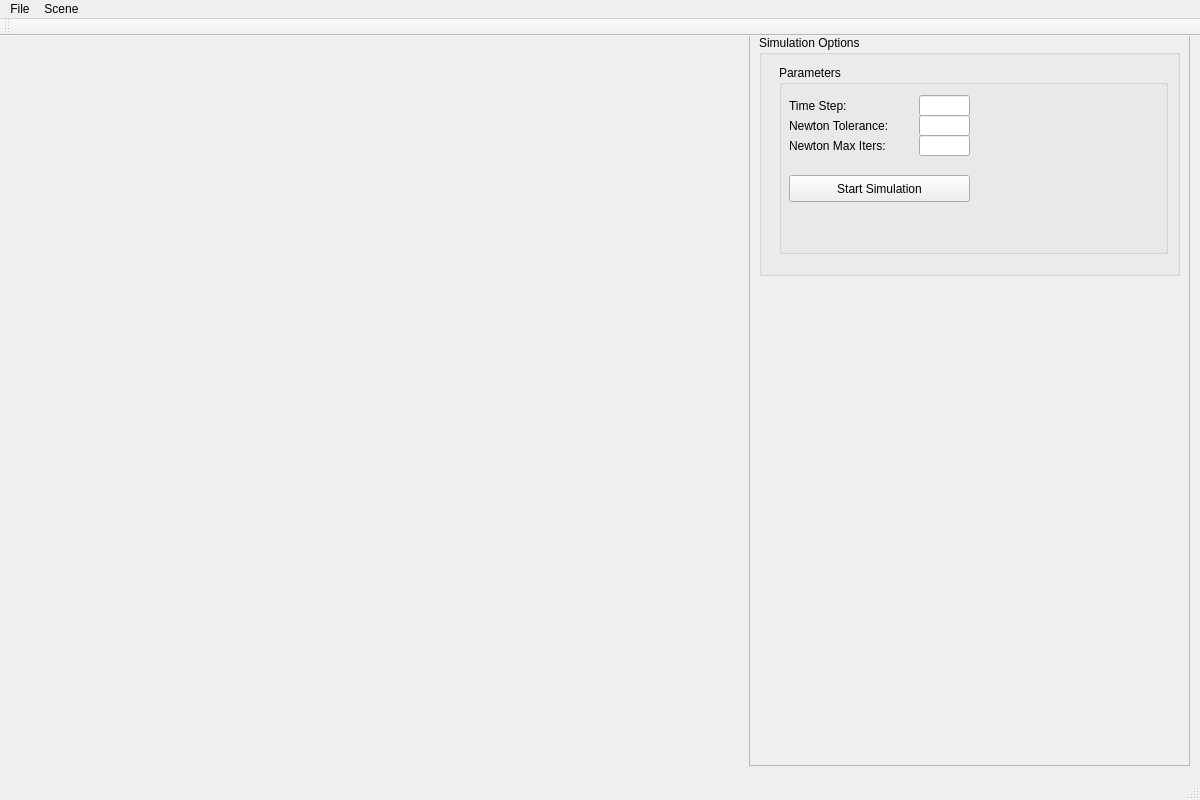
<?xml version="1.0" encoding="UTF-8"?>
<ui version="4.0">
 <class>MainWindow</class>
 <widget class="QMainWindow" name="MainWindow">
  <property name="geometry">
   <rect>
    <x>0</x>
    <y>0</y>
    <width>1200</width>
    <height>800</height>
   </rect>
  </property>
  <property name="windowTitle">
   <string>Universe of Goo</string>
  </property>
  <widget class="QWidget" name="centralWidget">
   <widget class="GLPanel" name="GLWidget" native="true">
    <property name="geometry">
     <rect>
      <x>10</x>
      <y>0</y>
      <width>731</width>
      <height>731</height>
     </rect>
    </property>
    <property name="sizePolicy">
     <sizepolicy hsizetype="Fixed" vsizetype="Fixed">
      <horstretch>0</horstretch>
      <verstretch>0</verstretch>
     </sizepolicy>
    </property>
   </widget>
   <widget class="QFrame" name="parameterFrame">
    <property name="geometry">
     <rect>
      <x>749</x>
      <y>-1</y>
      <width>441</width>
      <height>731</height>
     </rect>
    </property>
    <property name="frameShape">
     <enum>QFrame::StyledPanel</enum>
    </property>
    <property name="frameShadow">
     <enum>QFrame::Raised</enum>
    </property>
    <widget class="QGroupBox" name="simOptionsBox">
     <property name="geometry">
      <rect>
       <x>10</x>
       <y>0</y>
       <width>421</width>
       <height>241</height>
      </rect>
     </property>
     <property name="title">
      <string>Simulation Options</string>
     </property>
     <widget class="QWidget" name="horizontalLayoutWidget">
      <property name="geometry">
       <rect>
        <x>9</x>
        <y>19</y>
        <width>411</width>
        <height>211</height>
       </rect>
      </property>
      <layout class="QHBoxLayout" name="horizontalLayout">
       <property name="spacing">
        <number>6</number>
       </property>
       <item>
        <widget class="QGroupBox" name="SimParametersBox">
         <property name="title">
          <string>Parameters</string>
         </property>
         <widget class="QLabel" name="timeStepLabel">
          <property name="geometry">
           <rect>
            <x>10</x>
            <y>30</y>
            <width>81</width>
            <height>21</height>
           </rect>
          </property>
          <property name="text">
           <string>Time Step:</string>
          </property>
         </widget>
         <widget class="QLabel" name="newtonTolLabel">
          <property name="geometry">
           <rect>
            <x>10</x>
            <y>50</y>
            <width>131</width>
            <height>21</height>
           </rect>
          </property>
          <property name="text">
           <string>Newton Tolerance:</string>
          </property>
         </widget>
         <widget class="QLabel" name="newtonMaxItersLabel">
          <property name="geometry">
           <rect>
            <x>10</x>
            <y>70</y>
            <width>131</width>
            <height>21</height>
           </rect>
          </property>
          <property name="text">
           <string>Newton Max Iters:</string>
          </property>
         </widget>
         <widget class="QLineEdit" name="timeStepEdit">
          <property name="geometry">
           <rect>
            <x>140</x>
            <y>30</y>
            <width>51</width>
            <height>21</height>
           </rect>
          </property>
         </widget>
         <widget class="QLineEdit" name="newtonTolEdit">
          <property name="geometry">
           <rect>
            <x>140</x>
            <y>50</y>
            <width>51</width>
            <height>21</height>
           </rect>
          </property>
         </widget>
         <widget class="QLineEdit" name="newtonMaxItersEdit">
          <property name="geometry">
           <rect>
            <x>140</x>
            <y>70</y>
            <width>51</width>
            <height>21</height>
           </rect>
          </property>
         </widget>
         <widget class="QPushButton" name="startSimulationButton">
          <property name="geometry">
           <rect>
            <x>10</x>
            <y>110</y>
            <width>181</width>
            <height>27</height>
           </rect>
          </property>
          <property name="text">
           <string>Start Simulation</string>
          </property>
         </widget>
         <zorder>timeStepLabel</zorder>
         <zorder>newtonTolLabel</zorder>
         <zorder>newtonMaxItersLabel</zorder>
         <zorder>timeStepEdit</zorder>
         <zorder>newtonTolEdit</zorder>
         <zorder>newtonMaxItersEdit</zorder>
         <zorder>IntegratorBox</zorder>
         <zorder>startSimulationButton</zorder>
        </widget>
       </item>
      </layout>
     </widget>
    </widget>
   </widget>
  </widget>
  <widget class="QMenuBar" name="menuBar">
   <property name="geometry">
    <rect>
     <x>0</x>
     <y>0</y>
     <width>1200</width>
     <height>27</height>
    </rect>
   </property>
   <widget class="QMenu" name="menuFile">
    <property name="title">
     <string>File</string>
    </property>
    <addaction name="actionExit"/>
   </widget>
   <widget class="QMenu" name="menuScene">
    <property name="title">
     <string>Scene</string>
    </property>
    <addaction name="actionReset"/>
    <addaction name="actionReset_Everything"/>
   </widget>
   <addaction name="menuFile"/>
   <addaction name="menuScene"/>
  </widget>
  <widget class="QToolBar" name="mainToolBar">
   <attribute name="toolBarArea">
    <enum>TopToolBarArea</enum>
   </attribute>
   <attribute name="toolBarBreak">
    <bool>false</bool>
   </attribute>
  </widget>
  <widget class="QStatusBar" name="statusBar"/>
  <action name="actionExit">
   <property name="text">
    <string>Exit</string>
   </property>
  </action>
  <action name="actionReset">
   <property name="text">
    <string>Clear Scene</string>
   </property>
  </action>
  <action name="actionReset_Everything">
   <property name="text">
    <string>Reset Everything</string>
   </property>
  </action>
 </widget>
 <layoutdefault spacing="6" margin="11"/>
 <customwidgets>
  <customwidget>
   <class>GLPanel</class>
   <extends>QWidget</extends>
   <header>glpanel.h</header>
   <container>1</container>
  </customwidget>
 </customwidgets>
 <resources/>
 <connections/>
</ui>
